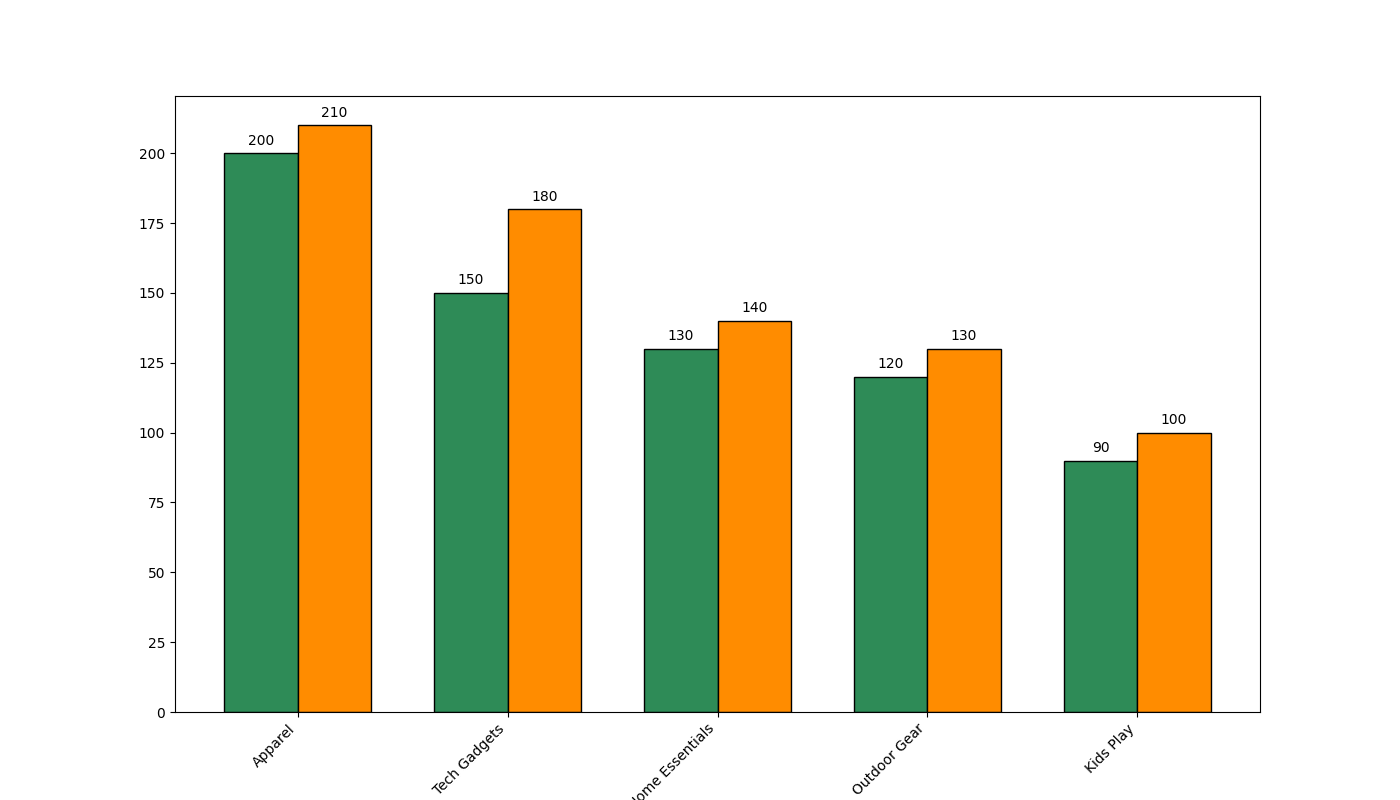

Generate this figure with Python:
import matplotlib.pyplot as plt
import numpy as np

categories = ['Tech Gadgets', 'Apparel', 'Home Essentials', 'Outdoor Gear', 'Kids Play']
sales_q1 = np.array([150, 200, 130, 120, 90])
sales_q2 = np.array([180, 210, 140, 130, 100])

total_sales = sales_q1 + sales_q2
sorted_indices = np.argsort(-total_sales)
categories = [categories[i] for i in sorted_indices]
sales_q1 = sales_q1[sorted_indices]
sales_q2 = sales_q2[sorted_indices]

fig, ax = plt.subplots(figsize=(14, 8))
width = 0.35
x = np.arange(len(categories))

ax.bar(x - width/2, sales_q1, width, color='seagreen', edgecolor='black')
ax.bar(x + width/2, sales_q2, width, color='darkorange', edgecolor='black')

for bar in ax.patches:
    yval = bar.get_height()
    ax.text(bar.get_x() + bar.get_width()/2, yval + 2, int(yval), ha='center', va='bottom')

ax.set_xticks(x)
ax.set_xticklabels(categories, rotation=45, ha='right')

plt.show()
